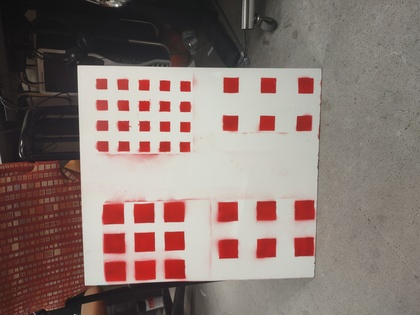
%> input picture sprayPaintedSquares.jpg, 420 x 315 px, shrunk from 4000 x 3000 before the run
$ octave experiment5.m   (GNU Octave 9; MATLAB toolbox functions it lacks are replaced by stand-ins)
%> lines starting %> are read from the running program, lines starting %| are printed output that depends on the picture; in (x1, y1, x2, y2) boxes, pixels count from 0 and x2, y2 are one past the last pixel; in counts of white or black regions, pixels touching at a corner belong together; the program's own positions count from 1
% Load the image
I = imread('sprayPaintedSquares.jpg');
%> I is the input picture: size 315x420x3 uint8; mean R, G, B 135.8, 118.5, 112.9

% Extract red channel
redChannel = I(:,:,1);
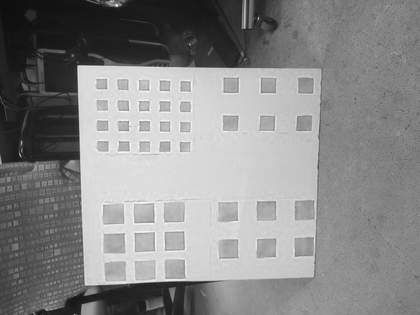
%> redChannel: size 315x420 uint8; min 14, max 255, mean 135.8
greenChannel = I(:,:,2);
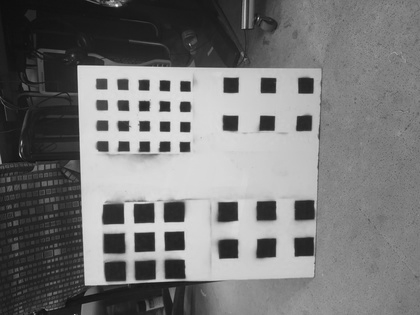
%> greenChannel: size 315x420 uint8; min 12, max 255, mean 118.5
blueChannel = I(:,:,3);

% Thresholding to detect red regions
redThreshold = redChannel > 150 & greenChannel < 100 & blueChannel < 100;
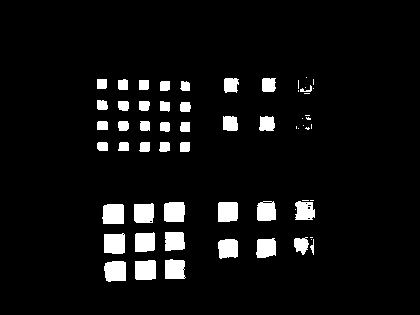
%> redThreshold: size 315x420 logical; 6.3% white; 61 white regions (20 under 20 px), largest, box (x1, y1, x2, y2) and area: (102, 204, 124, 224) 416, (104, 261, 126, 282) 414, (104, 233, 125, 254) 411

% Remove small noise
redThreshold = bwareaopen(redThreshold, 100);
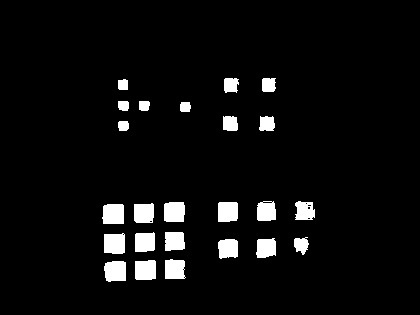
%> redThreshold: size 315x420 logical; 5.1% white; 24 white regions, largest, box (x1, y1, x2, y2) and area: (102, 204, 124, 224) 416, (104, 261, 126, 282) 414, (104, 233, 125, 254) 411

% Fill holes
redThresholdFilled = imfill(redThreshold, 'holes');
%> redThresholdFilled: size 315x420 logical; 5.1% white; 24 white regions

% Label connected components
connectedComponents = bwlabel(redThresholdFilled);
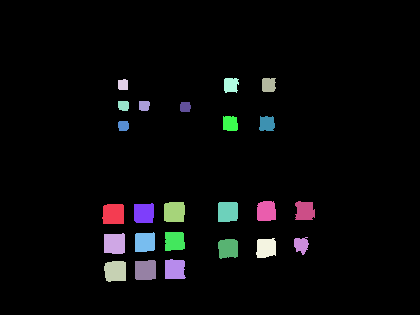
%> connectedComponents: size 315x420 double; 25 distinct labels, from 0 to 24; one colour per label, 0 black

% Get properties of connected components
stats = regionprops(connectedComponents, 'BoundingBox');
%> stats = 24 regions; largest, box (x1, y1, x2, y2): (104, 261, 126, 282), (104, 233, 125, 254), (102, 204, 124, 224), (135, 260, 156, 280), (164, 202, 185, 222)

% Merge adjacent bounding boxes
mergedBoundingBoxes = mergeBoundingBoxesRed(stats);

% Filter out rectangles with aspect ratios significantly different from 1:1
aspectRatioThreshold = 2; % Adjust this threshold as needed
validIndices = abs(1 - [mergedBoundingBoxes(:,3) ./ mergedBoundingBoxes(:,4)]) < aspectRatioThreshold;
mergedBoundingBoxes = mergedBoundingBoxes(validIndices, :);

% Display original image
imshow(I); hold on;

sizes=[]
% Draw merged bounding boxes
for cnt = 1:size(mergedBoundingBoxes, 1)
    bb = mergedBoundingBoxes(cnt,:);
    r=rectangle('Position', bb, 'EdgeColor', 'b', 'LineWidth', 2);
    sizes=[sizes; r.Position(3:4)];
% [6 lines not run here, left out]
function mergedBoundingBoxes = mergeBoundingBoxesRed(stats)
    numStats = numel(stats);
%> numStats = 24
    boundingBoxes = cat(1, stats.BoundingBox);
%> boundingBoxes = 24 rows, first 8: [102.5 204.5 22 20; 104.5 233.5 21 21; 104.5 261.5 22 21; 118.5 79.5 10 11; 118.5 101.5 11 10; 118.5 121.5 11 10; 134.5 203.5 20 20; 135.5 232.5 20 20]
    mergedBoundingBoxes = boundingBoxes(1,:);
%> mergedBoundingBoxes = [102.5 204.5 22 20]
    mergedCount = 1;

    for i = 2:numStats
        currentBB = stats(i).BoundingBox;
        isMerged = false;
        for j = 1:mergedCount
            mergedBB = mergedBoundingBoxes(j,:);
            if isClose(currentBB, mergedBB)
                mergedBoundingBoxes(j,:) = mergeBoundingBoxes(mergedBB, currentBB);
                isMerged = true;
                break;
            end
        end
        if ~isMerged
            mergedCount = mergedCount + 1;
            mergedBoundingBoxes(mergedCount,:) = currentBB;
        end
    end
%> this loop made 23 passes
%> (currentBB, mergedCount) on passes 3, 22: ([118.5 79.5 10 11], 2), ([294.5 237.5 15 18], 3)
%> currentBB on passes 1, 2, 4, 5, 6, 7: [104.5 233.5 21 21], [104.5 261.5 22 21], [118.5 101.5 11 10], [118.5 121.5 11 10], [134.5 203.5 20 20], [135.5 232.5 20 20]
%> after the loop, mergedBoundingBoxes = [102.5 201.5 174 81; 118.5 78.5 158 53; 294.5 201.5 21 54]
%> `validIndices = abs(1 - [mergedBoundingBoxes(:,3) ./ mergedBoundingBoxe..`: validIndices = [true; true; true]
%> the run ends on the next line
end
